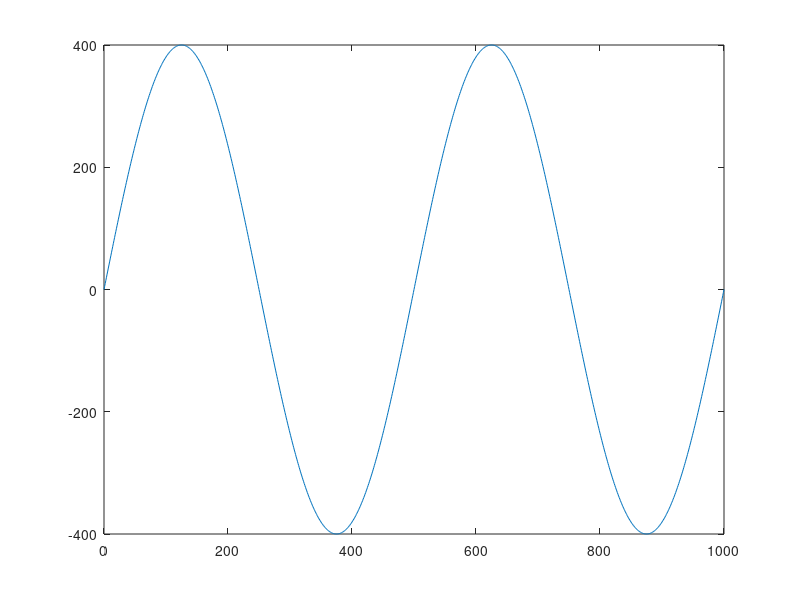
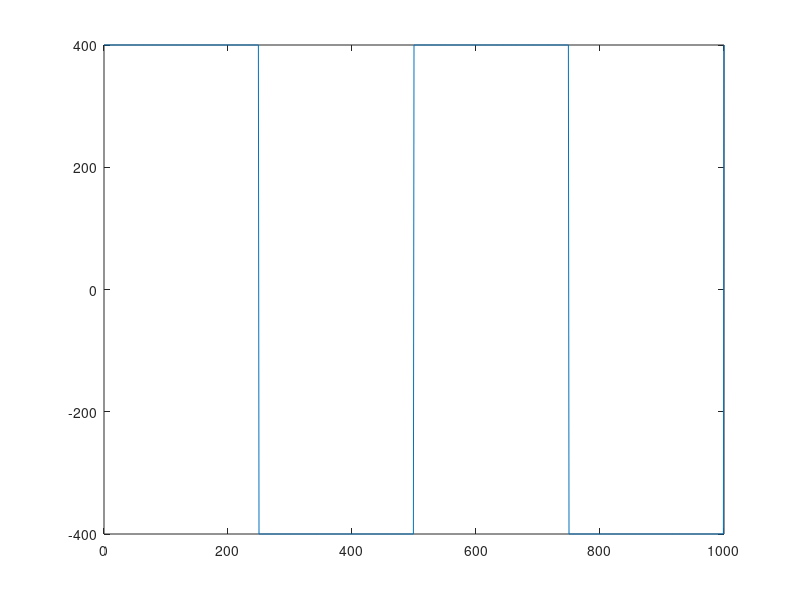
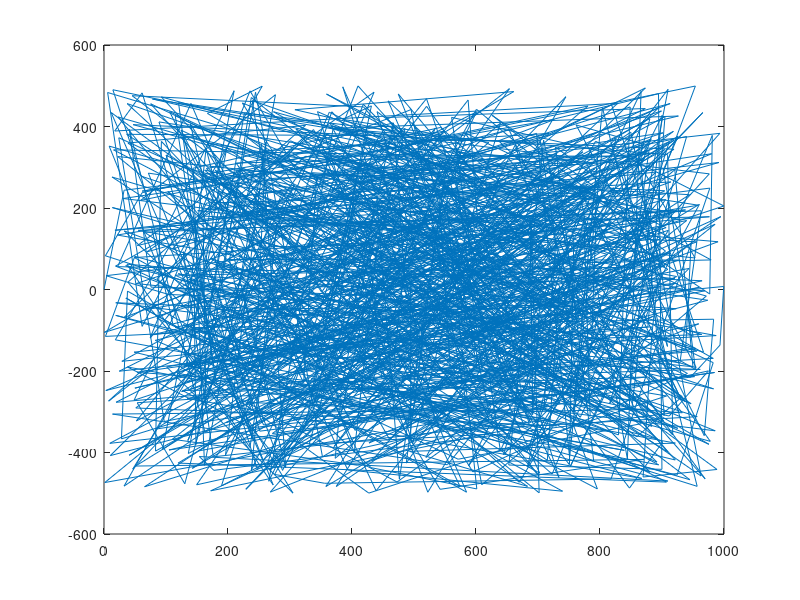

Source code (MATLAB) for these figures, in order:
clear all
clc

%% Resoluion, Amplitude and Time period
resolution = 1000;
amplitude = 400;
wavelength = 500;

%% x and y boundaries
x_min = 0;
x_max = 1000;
y_min = -500;
y_max = 500;

%% Get x values
x = x_min:(x_max-x_min)/resolution:x_max;

%% Get y values for sinusoidal
y = amplitude * sin(x*((2*pi)/wavelength));

% Plot x vs y for sinusoidal
figure
plot(x,y)

%% Get y values for square wave
y = [];
for x_i = x
    if mod(x_i, wavelength) < wavelength/2
        y(end+1) = amplitude;
    else
        y(end+1) = -amplitude;
    end
end

% Plot values for the square wave
figure
plot(x, y)

%% Get x and y values for random search
x = (x_max-x_min)*rand(resolution, 1)+x_min;
y = (y_max-y_min)*rand(resolution, 1)+y_min;

x(1) = 0;
y(1) = 0;

% Plot values for the random search
figure
plot(x, y)
